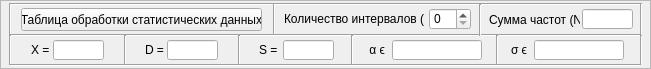
     <widget class="QFrame" name="frame_6">
      <property name="geometry">
       <rect>
        <x>0</x>
        <y>184</y>
        <width>651</width>
        <height>69</height>
       </rect>
      </property>
      <property name="frameShape">
       <enum>QFrame::StyledPanel</enum>
      </property>
      <property name="frameShadow">
       <enum>QFrame::Raised</enum>
      </property>
      <widget class="Line" name="line_232">
       <property name="geometry">
        <rect>
         <x>0</x>
         <y>3</y>
         <width>20</width>
         <height>32</height>
        </rect>
       </property>
       <property name="orientation">
        <enum>Qt::Vertical</enum>
       </property>
      </widget>
      <widget class="Line" name="line_237">
       <property name="geometry">
        <rect>
         <x>631</x>
         <y>3</y>
         <width>20</width>
         <height>32</height>
        </rect>
       </property>
       <property name="orientation">
        <enum>Qt::Vertical</enum>
       </property>
      </widget>
      <widget class="Line" name="line_238">
       <property name="geometry">
        <rect>
         <x>10</x>
         <y>-4</y>
         <width>631</width>
         <height>16</height>
        </rect>
       </property>
       <property name="orientation">
        <enum>Qt::Horizontal</enum>
       </property>
      </widget>
      <widget class="Line" name="line_239">
       <property name="geometry">
        <rect>
         <x>10</x>
         <y>27</y>
         <width>631</width>
         <height>16</height>
        </rect>
       </property>
       <property name="orientation">
        <enum>Qt::Horizontal</enum>
       </property>
      </widget>
      <widget class="Line" name="line_240">
       <property name="geometry">
        <rect>
         <x>470</x>
         <y>4</y>
         <width>20</width>
         <height>32</height>
        </rect>
       </property>
       <property name="orientation">
        <enum>Qt::Vertical</enum>
       </property>
      </widget>
      <widget class="Line" name="line_241">
       <property name="geometry">
        <rect>
         <x>264</x>
         <y>3</y>
         <width>20</width>
         <height>32</height>
        </rect>
       </property>
       <property name="orientation">
        <enum>Qt::Vertical</enum>
       </property>
      </widget>
      <widget class="QSpinBox" name="Count_for_Normal_Distribution">
       <property name="geometry">
        <rect>
         <x>429</x>
         <y>8</y>
         <width>42</width>
         <height>22</height>
        </rect>
       </property>
       <property name="maximum">
        <number>99999</number>
       </property>
      </widget>
      <widget class="QLabel" name="label_572">
       <property name="geometry">
        <rect>
         <x>284</x>
         <y>11</y>
         <width>141</width>
         <height>16</height>
        </rect>
       </property>
       <property name="text">
        <string>Количество интервалов (K)</string>
       </property>
      </widget>
      <widget class="QPushButton" name="Show_Data_Table_Button">
       <property name="geometry">
        <rect>
         <x>21</x>
         <y>8</y>
         <width>241</width>
         <height>23</height>
        </rect>
       </property>
       <property name="text">
        <string>Таблица обработки статистических данных</string>
       </property>
      </widget>
      <widget class="Line" name="line_242">
       <property name="geometry">
        <rect>
         <x>115</x>
         <y>35</y>
         <width>20</width>
         <height>30</height>
        </rect>
       </property>
       <property name="orientation">
        <enum>Qt::Vertical</enum>
       </property>
      </widget>
      <widget class="Line" name="line_243">
       <property name="geometry">
        <rect>
         <x>229</x>
         <y>35</y>
         <width>20</width>
         <height>30</height>
        </rect>
       </property>
       <property name="orientation">
        <enum>Qt::Vertical</enum>
       </property>
      </widget>
      <widget class="Line" name="line_244">
       <property name="geometry">
        <rect>
         <x>487</x>
         <y>35</y>
         <width>20</width>
         <height>30</height>
        </rect>
       </property>
       <property name="orientation">
        <enum>Qt::Vertical</enum>
       </property>
      </widget>
      <widget class="Line" name="line_245">
       <property name="geometry">
        <rect>
         <x>631</x>
         <y>35</y>
         <width>20</width>
         <height>30</height>
        </rect>
       </property>
       <property name="orientation">
        <enum>Qt::Vertical</enum>
       </property>
      </widget>
      <widget class="Line" name="line_246">
       <property name="geometry">
        <rect>
         <x>10</x>
         <y>57</y>
         <width>631</width>
         <height>16</height>
        </rect>
       </property>
       <property name="orientation">
        <enum>Qt::Horizontal</enum>
       </property>
      </widget>
      <widget class="Line" name="line_247">
       <property name="geometry">
        <rect>
         <x>0</x>
         <y>35</y>
         <width>20</width>
         <height>30</height>
        </rect>
       </property>
       <property name="orientation">
        <enum>Qt::Vertical</enum>
       </property>
      </widget>
      <widget class="Line" name="line_248">
       <property name="geometry">
        <rect>
         <x>342</x>
         <y>35</y>
         <width>20</width>
         <height>30</height>
        </rect>
       </property>
       <property name="orientation">
        <enum>Qt::Vertical</enum>
       </property>
      </widget>
      <widget class="QLabel" name="label_573">
       <property name="geometry">
        <rect>
         <x>31</x>
         <y>42</y>
         <width>21</width>
         <height>16</height>
        </rect>
       </property>
       <property name="text">
        <string>X =</string>
       </property>
      </widget>
      <widget class="QLineEdit" name="X_for_Normal_Distribution">
       <property name="geometry">
        <rect>
         <x>53</x>
         <y>40</y>
         <width>51</width>
         <height>20</height>
        </rect>
       </property>
       <property name="readOnly">
        <bool>true</bool>
       </property>
      </widget>
      <widget class="QLabel" name="label_574">
       <property name="geometry">
        <rect>
         <x>259</x>
         <y>42</y>
         <width>21</width>
         <height>16</height>
        </rect>
       </property>
       <property name="text">
        <string>S =</string>
       </property>
      </widget>
      <widget class="QLineEdit" name="Sigma_for_Normal_Distribution_Page_1">
       <property name="geometry">
        <rect>
         <x>534</x>
         <y>40</y>
         <width>90</width>
         <height>20</height>
        </rect>
       </property>
       <property name="readOnly">
        <bool>true</bool>
       </property>
      </widget>
      <widget class="QLineEdit" name="S_for_Normal_Distribution">
       <property name="geometry">
        <rect>
         <x>283</x>
         <y>40</y>
         <width>51</width>
         <height>20</height>
        </rect>
       </property>
       <property name="readOnly">
        <bool>true</bool>
       </property>
      </widget>
      <widget class="QLabel" name="label_575">
       <property name="geometry">
        <rect>
         <x>366</x>
         <y>42</y>
         <width>21</width>
         <height>16</height>
        </rect>
       </property>
       <property name="text">
        <string> α ϵ</string>
       </property>
      </widget>
      <widget class="QLineEdit" name="D_for_Normal_Distribution">
       <property name="geometry">
        <rect>
         <x>167</x>
         <y>40</y>
         <width>51</width>
         <height>20</height>
        </rect>
       </property>
       <property name="readOnly">
        <bool>true</bool>
       </property>
      </widget>
      <widget class="QLabel" name="label_576">
       <property name="geometry">
        <rect>
         <x>511</x>
         <y>42</y>
         <width>21</width>
         <height>16</height>
        </rect>
       </property>
       <property name="text">
        <string>σ ϵ</string>
       </property>
      </widget>
      <widget class="QLabel" name="label_577">
       <property name="geometry">
        <rect>
         <x>145</x>
         <y>42</y>
         <width>21</width>
         <height>16</height>
        </rect>
       </property>
       <property name="text">
        <string>D =</string>
       </property>
      </widget>
      <widget class="QLineEdit" name="A_for_Normal_Distribution_Page_1">
       <property name="geometry">
        <rect>
         <x>392</x>
         <y>40</y>
         <width>90</width>
         <height>20</height>
        </rect>
       </property>
       <property name="readOnly">
        <bool>true</bool>
       </property>
      </widget>
      <widget class="QLabel" name="label_578">
       <property name="geometry">
        <rect>
         <x>489</x>
         <y>10</y>
         <width>91</width>
         <height>20</height>
        </rect>
       </property>
       <property name="text">
        <string>Сумма частот (N)</string>
       </property>
      </widget>
      <widget class="QLineEdit" name="Sum_for_Normal_Distribution_Page_1">
       <property name="geometry">
        <rect>
         <x>582</x>
         <y>9</y>
         <width>51</width>
         <height>20</height>
        </rect>
       </property>
      </widget>
     </widget>
